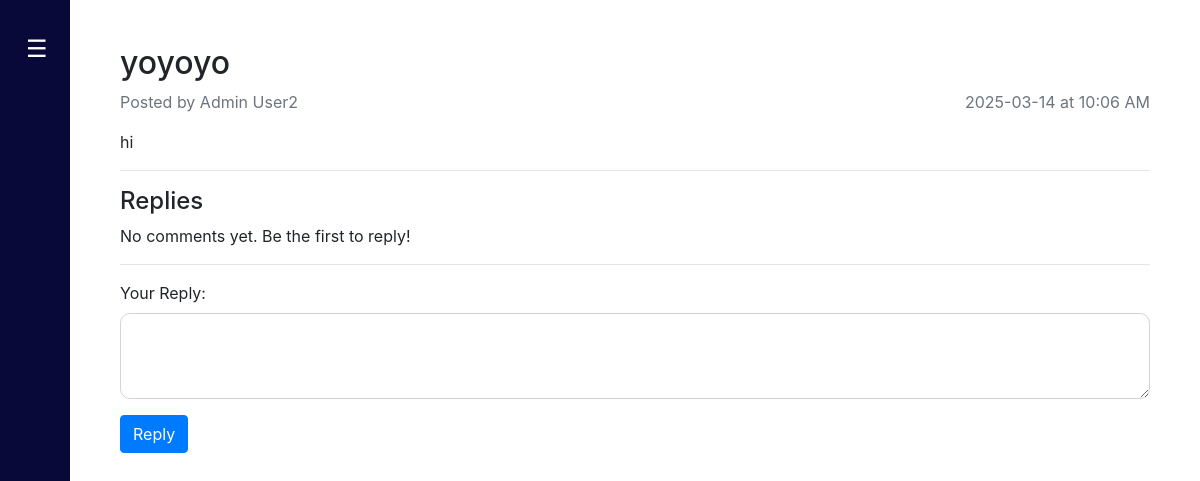
The app's page /forums/1 (signed in) with its own data.
### Website/models.py (models this page shows, shortened)
class ForumPost(db.Model):
    id = db.Column(db.Integer, primary_key=True)
    title = db.Column(db.String(255), nullable=False)
    content = db.Column(db.Text, nullable=False)
    created_at = db.Column(db.DateTime, default=db.func.current_timestamp())
    user_id = db.Column(db.Integer, db.ForeignKey('user.id'), nullable=False)
    user = db.relationship('User', backref='forum_posts')

class User(db.Model, UserMixin):
    id = db.Column(db.Integer, primary_key=True)
    email = db.Column(db.String(150), unique=True, nullable=False)
    firstName = db.Column(db.String(150), nullable=False)  # For first name
    lastName = db.Column(db.String(150), nullable=False)
    password = db.Column(db.String(150), nullable=False)  # For storing password hash
    is_admin = db.Column(db.Boolean, default=False)  # Optional: for admin flag
    address = db.Column(db.String(255), nullable=True)
    birth_date = db.Column(db.Date, nullable=True)
    birth_place = db.Column(db.String(255), nullable=True)
    position = db.Column(db.String(50), nullable=True)  # For officials
    is_verified = db.Column(db.Boolean, default=False)  # Admin approval required
    voter_status = db.Column(db.String(50), default="Pending") #Voter Eligibility Status

### Website/views.py (the view, shortened to what this page needs)
@views.route('/forums/<int:post_id>', methods=['GET', 'POST'])
@login_required
def forum_post(post_id):
    post = ForumPost.query.get_or_404(post_id)
    comments = ForumComment.query.filter_by(post_id=post.id).order_by(ForumComment.created_at).all()
    return render_template("forum_post.html", post=post, comments=comments, user=current_user)

### Website/templates/forum_post.html (shortened to what this page needs)
{% extends "base.html" %}
{% block content %}
<div class="container mt-4">
    <h2>{{ post.title }}</h2>
    <p class="text-muted" style="display: flex; justify-content: space-between;">
        <span>Posted by {{ post.user.firstName }} {{ post.user.lastName }}</span>
        <span>{{ post.created_at.strftime('%Y-%m-%d at %I:%M %p') }}</span>
    </p>
    <p>{{ post.content }}</p>
    <hr>
    <h4>Replies</h4>
    <div class="comments">
        {% for comment in comments %}
        <div class="card my-2">
            <div class="card-body" style="box-shadow: 0 4px 8px rgba(0, 0, 0, 0.2); border-radius: 10px;">
                <p class="card-text">{{ comment.content }}</p>
                <p class="text-muted">- {{ comment.user.firstName }} ({{ comment.created_at.strftime('%Y-%m-%d %H:%M') }})</p>
            </div>
        </div>
        {% else %}
        <p>No comments yet. Be the first to reply!</p>
        {% endfor %}
    </div>
    <hr>
    {% if user.is_authenticated %}
    <form method="POST">
        <div class="form-group">
            <label for="content">Your Reply:</label>
            <textarea class="form-control" id="content" name="content" rows="3" required style="border-radius: 10px;"></textarea>
        </div>
        <button type="submit" class="btn btn-primary">Reply</button>
    </form>
    {% else %}
    <p class="text-center">You need to <a href="{{ url_for('auth.login') }}">log in</a> to reply.</p>
    {% endif %}
</div>
{% endblock %}

### Website/templates/base.html (style rules this page uses)
body { display: flex; min-height: 100vh; overflow-x: hidden; }

### records on screen
ForumPost: title "yoyoyo", created_at "2025-03-14 at 10:06 AM", content "hi"
User: user.firstName "Admin", user.lastName "User2"
